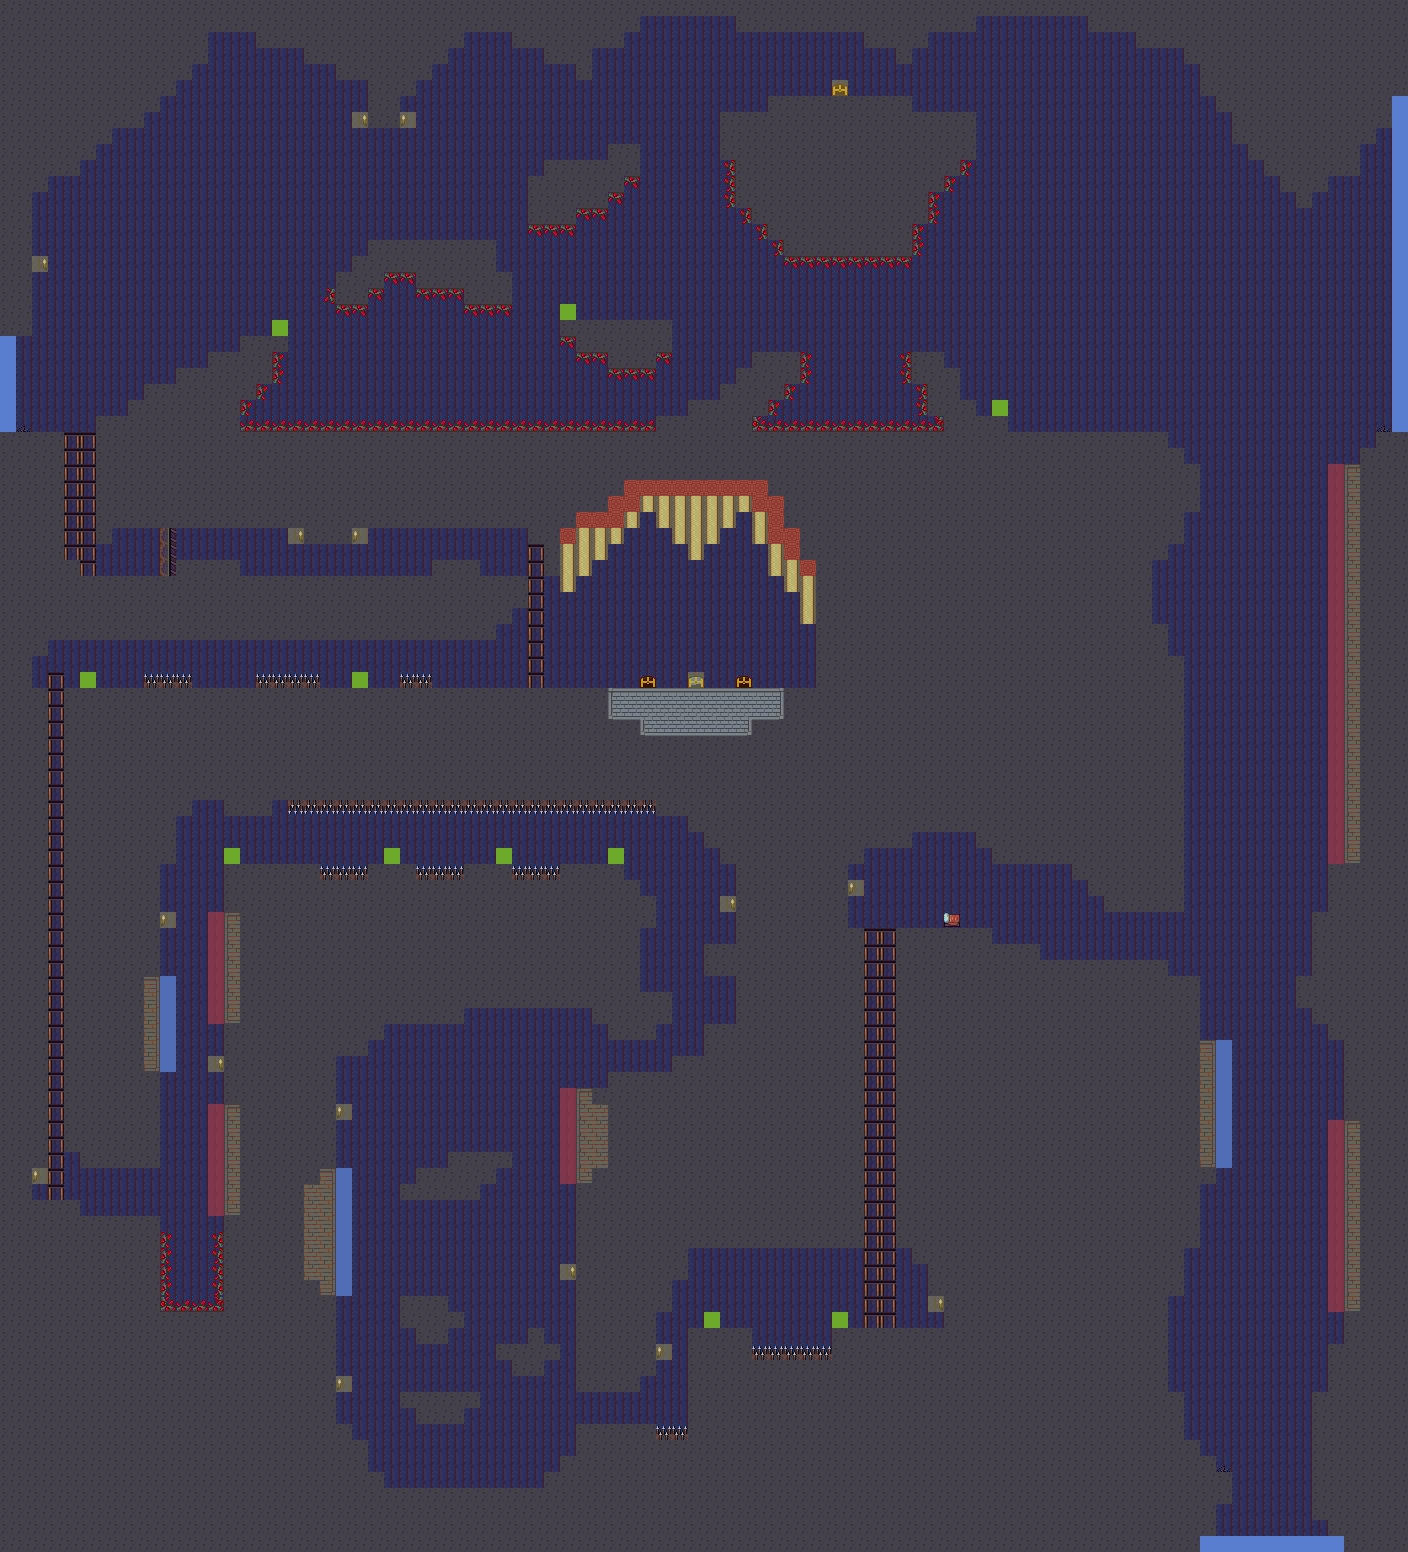

Tiled map render using the project's own tile images. Description and the map definition, with tile-layer contents summarised, below:
An orthogonal 88x97 tile map with 16x16 px tiles, 18 tile layers (Background, Walls, Barrier_l, Decor_back, ...), 4 tilesets.

<map version="1.10" tiledversion="1.11.2" orientation="orthogonal" renderorder="right-down" width="88" height="97" tilewidth="16" tileheight="16" infinite="0" nextlayerid="22" nextobjectid="1">
 <tileset firstgid="1" source="DawnLike/Tsx_files/vbcnncbv.tsx" />
 <tileset firstgid="129" source="DawnLike/Tsx_files/Floor.tsx" />
 <tileset firstgid="948" source="DawnLike/Tsx_files/Decor0.tsx" />
 <tileset firstgid="1124" source="DawnLike/Tsx_files/Trap0.tsx" />
 <layer id="2" name="Background" width="88" height="97">
  <data>[8536 cells, 8536 non-empty, 1 distinct tile ids]</data>
 </layer>
 <layer id="3" name="Walls" width="88" height="97">
  <data>[8536 cells, 4809 non-empty, 15 distinct tile ids]</data>
 </layer>
 <layer id="17" name="Barrier_l" width="88" height="97">
  <data>[8536 cells, 3 non-empty, 1 distinct tile ids]</data>
 </layer>
 <layer id="15" name="Decor_back" width="88" height="97">
  <data>[8536 cells, 124 non-empty, 5 distinct tile ids]</data>
 </layer>
 <layer id="13" name="Chests" width="88" height="97">
  <data>[8536 cells, 3 non-empty, 1 distinct tile ids]</data>
 </layer>
 <layer id="14" name="ChestsG" width="88" height="97">
  <data>[8536 cells, 1 non-empty, 1 distinct tile ids]</data>
 </layer>
 <layer id="11" name="Reborn_bed" width="88" height="97">
  <data>[8536 cells, 1 non-empty, 1 distinct tile ids]</data>
 </layer>
 <layer id="12" name="Ladders" width="88" height="97">
  <data>[8536 cells, 109 non-empty, 1 distinct tile ids]</data>
 </layer>
 <layer id="6" name="Thorns" width="88" height="97">
  <data>[8536 cells, 156 non-empty, 2 distinct tile ids]</data>
 </layer>
 <layer id="16" name="Light" width="88" height="97" opacity="0.38">
  <data>[8536 cells, 52 non-empty, 1 distinct tile ids]</data>
 </layer>
 <layer id="18" name="Walls_climb_r" width="88" height="97" opacity="0.58">
  <data>[8536 cells, 57 non-empty, 1 distinct tile ids]</data>
 </layer>
 <layer id="19" name="Walls_climb_l" width="88" height="97">
  <data>[8536 cells, 22 non-empty, 1 distinct tile ids]</data>
 </layer>
 <layer id="20" name="Reborn_point" width="88" height="97">
  <data>[8536 cells, 3 non-empty, 1 distinct tile ids]</data>
 </layer>
 <layer id="7" name="Darkness" width="88" height="97" opacity="0.14">
  <data>[8536 cells, 8536 non-empty, 1 distinct tile ids]</data>
 </layer>
 <layer id="8" name="Safe_point" width="88" height="97">
  <data>[8536 cells, 11 non-empty, 1 distinct tile ids]</data>
 </layer>
 <layer id="9" name="Enter_1" width="88" height="97">
  <data>[8536 cells, 21 non-empty, 1 distinct tile ids]</data>
 </layer>
 <layer id="10" name="Enter_2" width="88" height="97">
  <data>[8536 cells, 9 non-empty, 1 distinct tile ids]</data>
 </layer>
 <layer id="21" name="Enter_3" width="88" height="97">
  <data>[8536 cells, 6 non-empty, 1 distinct tile ids]</data>
 </layer>
</map>
